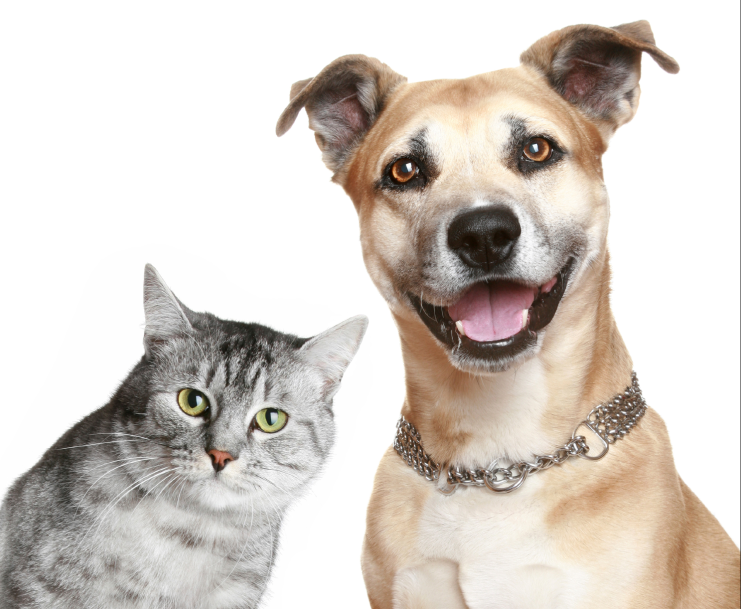
#> input picture uploads/dog_cat.png, 1484 x 1218 px, found by its file name (shown at 1/2 size); its folder holds only this picture in this run
$ python -i resize.py   (imports and definitions only)
#> lines starting #> are read from the running program, lines starting #| are printed output that depends on the picture
from PIL import Image
import math
import numpy as np
import os
import requests
import urllib


# Downloads an image from url
def getfromurl(url, ext):
    try:
        r = requests.get(url)
        with open(f"static/uploads/1{ext}", "wb") as f:
            f.write(r.content)
    except:

        response = urllib.request.urlopen(url)

        with open('static/uploads/1.jpg', 'wb') as f:
            f.write(response.file.read())


def deletefiles():
    for i in os.listdir("static/uploads/"):
        if i != ".gitignore":
            os.remove(f"static/uploads/{i}")


def resize(filename, crop = True, save_image=True):

#> called with filename = 'uploads/dog_cat.png', crop = True, save_image = True
    image = Image.open("static/uploads/"+filename)
#> image is the input picture: PIL image 1484x1218 RGB; mean R, G, B 214, 206.4, 199.4

    ### GET WIDTH AND HEIGHT FROM IMAGE
    width, height = image.size
#> width = 1484; height = 1218
#    print(width, height)

    ### DIFF GETS DIFFERENCE BETWEEN WIDTH AND HEIGHT
    diff = width - height
#> diff = 266
#    print(f"difference {diff}")

    ### SUPERADVANCED MATH STUFF (MAKING SURE YOU GET A POSITIVE VALUE)

    exp_diff = int(diff**2)
#> exp_diff = 70756
#    print(f"Exponent {exp_diff}")
    squared_diff = int(math.sqrt(exp_diff))
#> squared_diff = 266
#    print(f"Squared difference {squared_diff}")

    ### GET HALF THE DIFFERENCE TO CENTER THE CROP

    half_crop = int(squared_diff/2)
#> half_crop = 133

    if width > height:
        box = half_crop, 0, width-half_crop, height
#> box = (133, 0, 1351, 1218)
        distorted_image = image.resize((height, height))
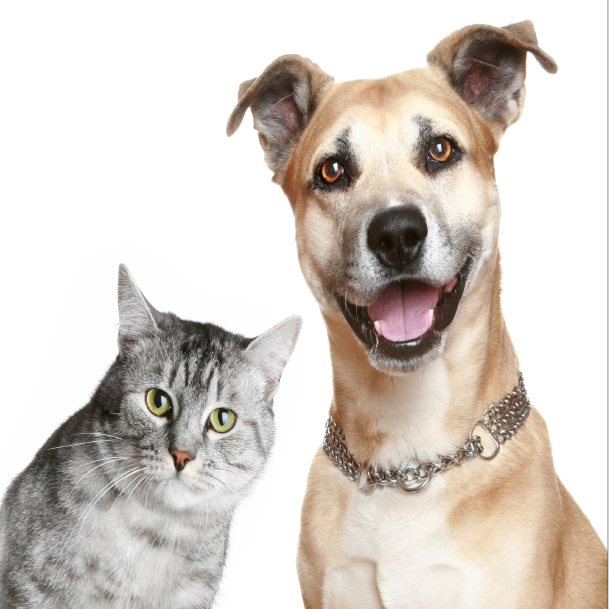
#> distorted_image: PIL image 1218x1218 RGB (shown at 1/2 size); mean R, G, B 214, 206.3, 199.4
    else:
        box = 0, half_crop, width, height-half_crop
        distorted_image = image.resize((width, width))

        #Crop the sides of the image to make it square
    cropped_image = image.crop(box)
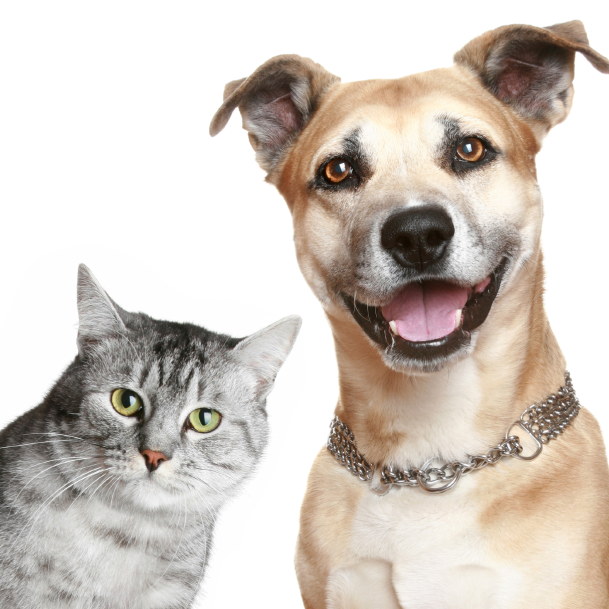
#> cropped_image: PIL image 1218x1218 RGB (shown at 1/2 size); mean R, G, B 209.6, 200.9, 193.1

    if save_image == True:
        if crop == True:
            ###SAVE IMAGE IN NEW FOLDER AND ADD RESIZED TO NAME
            cropped_image.save(f"static/uploads/center_crop{filename}")
        else:
            distorted_image.save(f"static/uploads/distorted{filename}")

    ###GET RESIZED IMAGE AS NP ARRAY
    n_array = np.asarray(cropped_image)
    np_array = n_array/255
    np_array = np_array[:, :, :3]

    if crop == True:
        return np_array
    else:
        return distorted_image

>>> result = resize('uploads/dog_cat.png')
